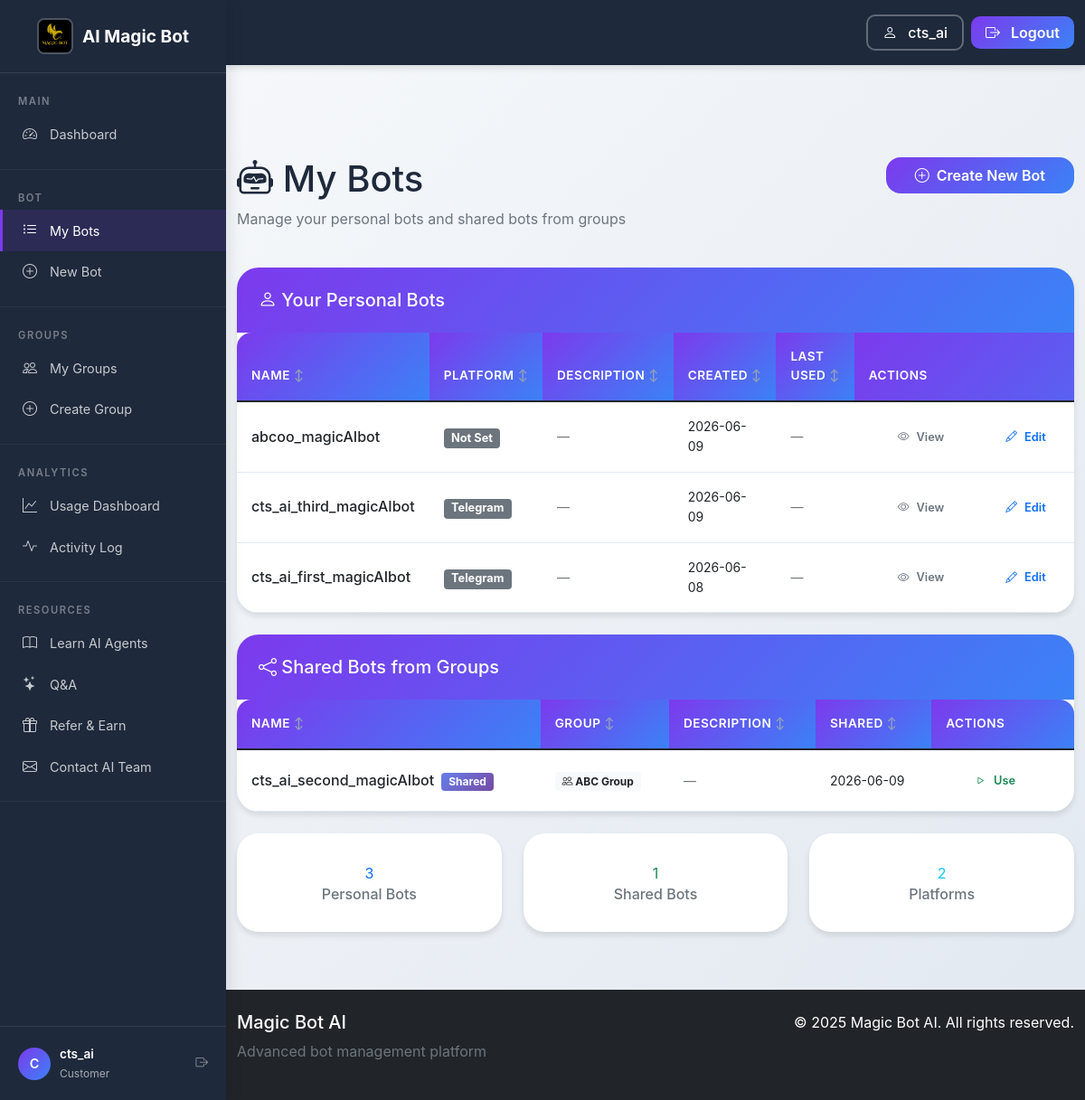
The page /my_bots (signed in) on the database its author committed.
### tables this page shows
CREATE TABLE "users" (id INTEGER PRIMARY KEY AUTOINCREMENT, provider TEXT NOT NULL DEFAULT 'local', provider_id TEXT UNIQUE, username TEXT NOT NULL UNIQUE, email TEXT UNIQUE, password_hash TEXT, referral_credits INTEGER DEFAULT 0, referral_badge TEXT DEFAULT NULL, created_at TIMESTAMP DEFAULT CURRENT_TIMESTAMP, updated_at TIMESTAMP DEFAULT CURRENT_TIMESTAMP, preferred_platform TEXT DEFAULT NULL, platform_user_id TEXT DEFAULT NULL, trial_started_at TIMESTAMP DEFAULT NULL, bonus_trial_months INTEGER DEFAULT 0, stripe_customer_id TEXT DEFAULT NULL, subscription_status TEXT DEFAULT 'trial', subscription_id TEXT DEFAULT NULL, billing_plan TEXT DEFAULT 'free_trial', trial_ended_at TIMESTAMP DEFAULT NULL);

CREATE TABLE bots (
            id INTEGER PRIMARY KEY AUTOINCREMENT,
            user_id INTEGER NOT NULL,
            name TEXT NOT NULL,
            email TEXT,
            organization TEXT,
            messaging TEXT,
            token TEXT NOT NULL,
            created_at TIMESTAMP DEFAULT CURRENT_TIMESTAMP,
            updated_at TIMESTAMP DEFAULT CURRENT_TIMESTAMP,
            llm TEXT,
            description TEXT,
            is_active BOOLEAN DEFAULT TRUE,
            online INTEGER DEFAULT 0,
            last_used TIMESTAMP,
            usage_count INTEGER DEFAULT 0,
            config TEXT,
            webhook_url TEXT,
            api_key TEXT,
            tags TEXT,
            file_folder TEXT
            , status TEXT DEFAULT 'active', FOREIGN KEY (user_id) REFERENCES users (id) ON DELETE CASCADE
        );

### app_complete_with_groups.py (the view)
@app.route("/my-bots")
@app.route("/my_bots")  # Alias for backward compatibility
@login_required
def my_bots():
    user_id = session["user_id"]
    role = session.get("role", "customer")
    if role == "admin":
        return redirect(url_for("admin_bots"))
    conn = get_db_connection()
    bots = conn.execute("""
        SELECT b.* FROM bots b
        WHERE b.user_id = ?
        ORDER BY b.created_at DESC
    """, (user_id,)).fetchall()
    shared_bots = conn.execute("""
        SELECT DISTINCT b.*, t.name as group_name, sb.shared_at
        FROM shared_bots sb
        JOIN bots b ON sb.bot_id = b.id
        JOIN groups t ON sb.group_id = t.id
        JOIN group_members tm ON t.id = tm.group_id
        WHERE tm.user_id = ? AND t.is_active = TRUE AND tm.status = 'active' AND b.is_active = TRUE
        ORDER BY sb.shared_at DESC
    """, (user_id,)).fetchall()
    conn.close()
    return render_template("my_bots_with_groups.html",
                         bots=bots,
                         shared_bots=shared_bots,
                         username=session.get("username"),
                         role=role)

### app_complete_with_groups.py (called while the page is built)
@app.context_processor
def inject_random_background():
    import random
    background_images = [
        '/static/AI_IMG1.jpeg',
        '/static/AI_IMG_2.jpeg',
        '/static/AI_IMG_3.jpeg',
        '/static/AI_IMG_4.jpeg'
    ]
    random_bg = random.choice(background_images)
    return {
        'random_background': random_bg,
        'all_backgrounds': background_images,
        'is_admin': session.get('role') == 'admin'
    }

@app.after_request
def _log_access(response):
    if hasattr(request, "method") and hasattr(request, "path"):
        _access_logger.info(
            '%s %s %s %s',
            request.remote_addr or "-",
            request.method,
            request.full_path if hasattr(request, "full_path") else request.path,
            response.status_code,
        )
    return response

    def __call__(self, environ, start_response):
        environ['wsgi.url_scheme'] = 'https'
        return super().__call__(environ, start_response)

### db.py (called while the page is built)
def _sqlite_conn():
    import sqlite3
    db_path = Path(__file__).parent / "users.db"
    conn = sqlite3.connect(str(db_path), timeout=10)
    conn.row_factory = sqlite3.Row
    conn.execute("PRAGMA journal_mode=WAL")
    conn.execute("PRAGMA busy_timeout = 5000")
    conn.execute("PRAGMA synchronous = NORMAL")
    conn.execute("PRAGMA foreign_keys = ON")
    return conn

def get_conn():
    if USE_PG:
        return _pg_conn()
    return _sqlite_conn()

def is_postgres():
    return USE_PG

### group_collaboration_ui.py (called while the page is built)
def login_required(f):
    @wraps(f)
    def decorated_function(*args, **kwargs):
        if "user_id" not in session:
            flash("Please log in to access this page.", "error")
            return redirect(url_for("signin_local"))
        return f(*args, **kwargs)
    return decorated_function

### templates/my_bots_with_groups.html (shortened to what this page needs)
<!DOCTYPE html>
<html lang="en">
<head>
    <link href="https://cdn.jsdelivr.net/npm/bootstrap@5.1.3/dist/css/bootstrap.min.css" rel="stylesheet">
    <link rel="stylesheet" href="https://cdn.jsdelivr.net/npm/bootstrap-icons@1.8.1/font/bootstrap-icons.css">
    <link rel="stylesheet" href="{{ url_for('static', filename='css/shared.css') }}">
</head>
<body class="sidebar-layout">
    {% with active_page='my_bots' %}
    {% include '_sidebar.html' %}
    {% endwith %}
    <div class="sidebar-content">
    <div class="container mt-4">
        <div class="row mb-4">
            <div class="col">
                <h1><i class="bi bi-robot"></i> My Bots</h1>
                <p class="text-muted">Manage your personal bots and shared bots from groups</p>
            </div>
            <div class="col-auto">
                <a href="/register-bot" class="btn btn-primary">
                    <i class="bi bi-plus-circle"></i> Create New Bot
                </a>
            </div>
        </div>
        <div class="card mb-4">
            <div class="card-header bg-white">
                <h5 class="mb-0"><i class="bi bi-person"></i> Your Personal Bots</h5>
            </div>
            <div class="card-body p-0">
                {% if bots %}
                <div class="table-responsive">
                    <table class="table table-bots mb-0">
                        <thead>
                            <tr>
                                <th>Name</th>
                                <th>Platform</th>
                                <th>Description</th>
                                <th>Created</th>
                                <th>Last Used</th>
                                <th>Actions</th>
                            </tr>
                        </thead>
                        <tbody>
                            {% for bot in bots %}
                            <tr>
                                <td class="bot-name-cell" data-label="Name">{{ bot.name }}</td>
                                <td data-label="Platform"><span class="badge bg-secondary platform-badge">{{ bot.messaging|title }}</span></td>
                                <td class="text-muted small" data-label="Description">{% if bot.description %}{{ bot.description|truncate(60) }}{% else %}<span class="text-muted">—</span>{% endif %}</td>
                                <td class="small" data-label="Created">{{ bot.created_at[:10] }}</td>
                                <td class="small" data-label="Last Used">{% if bot.last_used %}{{ bot.last_used[:10] }}{% else %}<span class="text-muted">—</span>{% endif %}</td>
                                <td data-label="Actions">
                                    <div class="d-flex gap-1">
                                        <a href="/bot/{{ bot.id }}" class="btn btn-outline-secondary btn-sm action-btn">
                                            <i class="bi bi-eye"></i> View
                                        </a>
                                        <a href="/register-bot/{{ bot.id }}" class="btn btn-outline-primary btn-sm action-btn">
                                            <i class="bi bi-pencil"></i> Edit
                                        </a>
                                    </div>
                                </td>
                            </tr>
                            {% endfor %}
                        </tbody>
                    </table>
                </div>
                {% endif %}
            </div>
        </div>
        {% if shared_bots %}
        <div class="card mb-4">
            <div class="card-header bg-white">
                <h5 class="mb-0"><i class="bi bi-share"></i> Shared Bots from Groups</h5>
            </div>
            <div class="card-body p-0">
                <div class="table-responsive">
                    <table class="table table-bots mb-0">
                        <thead>
                            <tr>
                                <th>Name</th>
                                <th>Group</th>
                                <th>Description</th>
                                <th>Shared</th>
                                <th>Actions</th>
                            </tr>
                        </thead>
                        <tbody>
                            {% for bot in shared_bots %}
                            <tr>
                                <td class="bot-name-cell" data-label="Name">{{ bot.name }} <span class="badge shared-badge ms-1">Shared</span></td>
                                <td data-label="Group"><span class="badge bg-light text-dark"><i class="bi bi-people"></i> {{ bot.group_name }}</span></td>
                                <td class="text-muted small" data-label="Description">{% if bot.description %}{{ bot.description|truncate(60) }}{% else %}<span class="text-muted">—</span>{% endif %}</td>
                                <td class="small" data-label="Shared">{% if bot.shared_at %}{{ bot.shared_at[:10] }}{% else %}Unknown{% endif %}</td>
                                <td data-label="Actions">
                                    <a href="#" class="btn btn-outline-success btn-sm action-btn">
                                        <i class="bi bi-play"></i> Use
                                    </a>
                                </td>
                            </tr>
                            {% endfor %}
                        </tbody>
                    </table>
                </div>
            </div>
        </div>
        {% endif %}
        <div class="row mt-4">
            <div class="col-md-4 mb-3">
                <div class="card text-center">
                    <div class="card-body">
                        <div class="stat-value text-primary">{{ bots|length }}</div>
                        <h6 class="text-muted mb-0">Personal Bots</h6>
                    </div>
                </div>
            </div>
            <div class="col-md-4 mb-3">
                <div class="card text-center">
                    <div class="card-body">
                        <div class="stat-value text-success">{{ shared_bots|length }}</div>
                        <h6 class="text-muted mb-0">Shared Bots</h6>
                    </div>
                </div>
            </div>
            <div class="col-md-4 mb-3">
                <div class="card text-center">
                    <div class="card-body">
                        <div class="stat-value text-info">{{ bots|map(attribute='messaging')|unique|list|length }}</div>
                        <h6 class="text-muted mb-0">Platforms</h6>
                    </div>
                </div>
            </div>
        </div>
    </div>
    </div>
    <footer class="bg-dark text-white mt-5 py-4">
        <div class="container">
            <div class="row">
                <div class="col-md-6">
                    <h5>Magic Bot AI</h5>
                    <p class="text-muted">Advanced bot management platform</p>
                </div>
                <div class="col-md-6 text-end">
                    <p class="mb-0">&copy; 2025 Magic Bot AI. All rights reserved.</p>
                </div>
            </div>
        </div>
    </footer>
</body>
</html>

### templates/_sidebar.html (shortened to what this page needs)
{% with active_page=active_page|default('') %}
{% include '_navbar.html' %}
{% endwith %}
<div class="sidebar" id="appSidebar">
    <div class="sidebar-brand">
        <a href="{{ url_for('landing') }}">
            <img src="{{ url_for('static', filename='Magic_Bot_AI.png') }}" alt="AI Magic Bot">
            AI Magic Bot
        </a>
    </div>
    <div class="sidebar-section">
        <div class="sidebar-section-title">Main</div>
        <a href="{{ url_for('index') }}" class="sidebar-item {% if active_page == 'dashboard' %}active{% endif %}">
            <i class="bi bi-speedometer2"></i> Dashboard
        </a>
    </div>
    <div class="sidebar-section">
        <div class="sidebar-section-title">Bot</div>
        <a href="{{ url_for('my_bots') }}" class="sidebar-item {% if active_page == 'my_bots' %}active{% endif %}">
            <i class="bi bi-list-ul"></i> My Bots
        </a>
        <a href="{{ url_for('register_bot') }}" class="sidebar-item {% if active_page == 'register' %}active{% endif %}">
            <i class="bi bi-plus-circle"></i> New Bot
        </a>
    </div>
    <div class="sidebar-section">
        <div class="sidebar-section-title">Groups</div>
        <a href="/groups" class="sidebar-item">
            <i class="bi bi-people"></i> My Groups
        </a>
        <a href="/groups/create" class="sidebar-item">
            <i class="bi bi-plus-circle"></i> Create Group
        </a>
    </div>
    <div class="sidebar-section">
        <div class="sidebar-section-title">Analytics</div>
        <a href="/usage" class="sidebar-item {% if active_page == 'usage' %}active{% endif %}">
            <i class="bi bi-graph-up"></i> Usage Dashboard
        </a>
        <a href="/activity" class="sidebar-item {% if active_page == 'activity' %}active{% endif %}">
            <i class="bi bi-activity"></i> Activity Log
        </a>
    </div>
    <div class="sidebar-section">
        <div class="sidebar-section-title">Resources</div>
        <a href="/learn" class="sidebar-item">
            <i class="bi bi-book"></i> Learn AI Agents
        </a>
        <a href="/features/qa" class="sidebar-item">
            <i class="bi bi-stars"></i> Q&A
        </a>
        <a href="/referrer" class="sidebar-item {% if active_page == 'referrer' %}active{% endif %}">
            <i class="bi bi-gift"></i> Refer & Earn
        </a>
        <a href="/advertisement#contact" class="sidebar-item">
            <i class="bi bi-envelope"></i> Contact AI Team
        </a>
    </div>
    <div class="sidebar-footer">
        <div class="sidebar-user-info">
            <div class="avatar">
                {{ username[:1].upper() if username else 'U' }}
            </div>
            <div>
                <div class="user-name">{{ username }}</div>
                <div class="user-role">{{ role|title if role else 'User' }}</div>
            </div>
            <a href="{{ url_for('logout') }}" class="ms-auto text-white-50" title="Logout">
                <i class="bi bi-box-arrow-right"></i>
            </a>
        </div>
    </div>
</div>

### templates/_navbar.html (shortened to what this page needs)
<nav class="navbar navbar-expand-lg navbar-dark fixed-top">
    <div class="container">
        <div class="collapse navbar-collapse" id="navbarNav">
            <ul class="navbar-nav ms-auto align-items-center">
                {% if username %}
                <li class="nav-item ms-3">
                    <a href="{{ url_for('profile') }}" class="btn btn-outline-light" style="border-radius: 10px; padding: 6px 16px; font-weight: 500; border-width: 2px;">
                        <i class="bi bi-person me-1"></i> {{ username }}
                    </a>
                </li>
                {% endif %}
                <li class="nav-item ms-2">
                    <a href="{{ url_for('logout') }}" class="btn btn-primary" style="border-radius: 10px; padding: 6px 16px; font-weight: 600;">
                        <i class="bi bi-box-arrow-right me-1"></i> Logout
                    </a>
                </li>
            </ul>
        </div>
    </div>
</nav>
<div style="padding-top: 80px;"></div>

### templates/my_bots_with_groups.html (style rules this page uses)
.table-bots th { background-color: #f8f9fa; border-bottom: 2px solid #dee2e6; font-weight: 600; font-size: 0.85rem; text-transform: uppercase; letter-spacing: 0.5px; color: #6c757d; }
.table-bots td { vertical-align: middle; }
.shared-badge { background: linear-gradient(135deg, #667eea 0%, #764ba2 100%); color: white; }
.bot-name-cell { font-weight: 500; }
.platform-badge { font-size: 0.8rem; }
.action-btn { padding: 0.25rem 0.5rem; font-size: 0.8rem; }
body { color: #0d131a; min-height: 100vh; }

### rows shown on the page
users: username "cts_ai"
bots: name "abcoo_magicAIbot", messaging "Not Set", created_at "2026-06-09"
bots: name "cts_ai_third_magicAIbot", messaging "Telegram", created_at "2026-06-09"
bots: name "cts_ai_first_magicAIbot", messaging "Telegram", created_at "2026-06-08"
bots: name "cts_ai_second_magicAIbot", group_name "ABC Group", shared_at "2026-06-09"

### other values the page prints
{{ username[:1].upper() if username else 'U' }} "C"
{{ role|title if role else 'User' }} "Customer"
{{ bots|length }} "3"
{{ shared_bots|length }} "1"
{{ bots|map(attribute='messaging')|unique|list|length }} "2"
